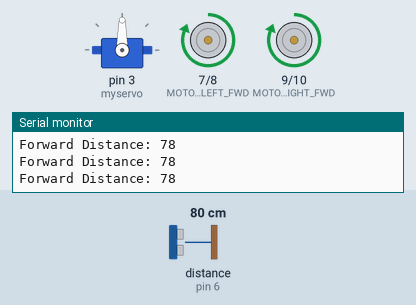
Simulated run of this sketch. Board: Arduino Uno, built with avr-gcc and run on an emulated ATmega328P. On the bench: servo, motor-driver pin pairs drawn as motors (green arrow = first pin HIGH = forward, orange = second pin HIGH = backward, longer = more drive), the last lines printed to the serial monitor. Wiring (inferred from the names in the program): ultrasonic range finder: trigger pin 5; echo pin 6. The inputs (shaded band) are chosen by the test bench; at power-on: distance to the obstacle (sensor on pin 6) 80 cm. The echo pulse lasts 58.3 µs per cm.

Above: at 1.7 s.
1.8 s: distance to the obstacle (sensor on pin 6) set to 35 cm
4.8 s: distance to the obstacle (sensor on pin 6) set to 27 cm
At 6.8 s:
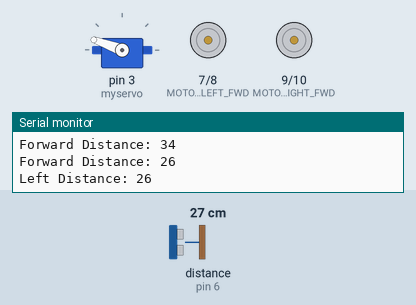
At 7.48 s:
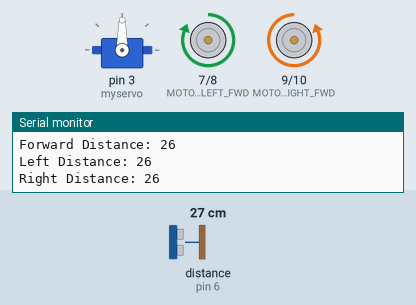
Timing chart, 0 to 13.8 s (numbered marks = the images above; inputs shaded):
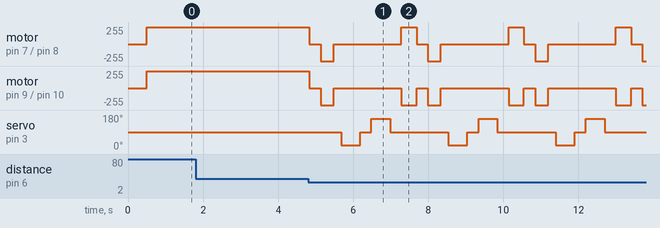

The sketch:

Obstacle_Avoiding_Robot_using_Arduino.ino
```cpp
#include <Servo.h>

// Ultrasonic Pins
#define TRIG_PIN 5
#define ECHO_PIN 6

// Motor Pins
#define MOTOR_LEFT_FWD 7
#define MOTOR_LEFT_BWD 8
#define MOTOR_RIGHT_FWD 9
#define MOTOR_RIGHT_BWD 10

Servo myservo;

void setup() {
  pinMode(TRIG_PIN, OUTPUT);
  pinMode(ECHO_PIN, INPUT);

  pinMode(MOTOR_LEFT_FWD, OUTPUT);
  pinMode(MOTOR_LEFT_BWD, OUTPUT);
  pinMode(MOTOR_RIGHT_FWD, OUTPUT);
  pinMode(MOTOR_RIGHT_BWD, OUTPUT);

  myservo.attach(3);

  Serial.begin(9600);

  // Set servo to center position
  myservo.write(90);
  delay(500);
}

void loop() {
  long distance = getDistance();

  Serial.print("Forward Distance: ");
  Serial.println(distance);

  if (distance <= 30 && distance > 0) {
    stopMotors();
    delay(300);

    moveBackward();
    delay(350);
    stopMotors();
    delay(200);

    // Scan LEFT
    myservo.write(20);
    delay(500);
    long leftDistance = getDistance();
    Serial.print("Left Distance: ");
    Serial.println(leftDistance);

    // Center
    myservo.write(90);
    delay(300);

    // Scan RIGHT
    myservo.write(160);
    delay(500);
    long rightDistance = getDistance();
    Serial.print("Right Distance: ");
    Serial.println(rightDistance);

    // Back to center
    myservo.write(90);
    delay(300);

    // Decision making
    if (leftDistance > rightDistance) {
      turnLeft();
    } else {
      turnRight();
    }

  } else {
    moveForward();
  }
}

// 🔧 Correct Ultrasonic Function
long getDistance() {
  digitalWrite(TRIG_PIN, LOW);
  delayMicroseconds(2);

  digitalWrite(TRIG_PIN, HIGH);
  delayMicroseconds(10);
  digitalWrite(TRIG_PIN, LOW);

  long duration = pulseIn(ECHO_PIN, HIGH, 30000); // timeout

  long distance = duration * 0.034 / 2;

  // If no reading, return large value
  if (distance == 0) return 100;

  return distance;
}

// 🛑 Stop Motors
void stopMotors() {
  digitalWrite(MOTOR_LEFT_FWD, LOW);
  digitalWrite(MOTOR_LEFT_BWD, LOW);
  digitalWrite(MOTOR_RIGHT_FWD, LOW);
  digitalWrite(MOTOR_RIGHT_BWD, LOW);
}

// ⬆️ Move Forward
void moveForward() {
  digitalWrite(MOTOR_LEFT_FWD, HIGH);
  digitalWrite(MOTOR_LEFT_BWD, LOW);
  digitalWrite(MOTOR_RIGHT_FWD, HIGH);
  digitalWrite(MOTOR_RIGHT_BWD, LOW);
}

// ⬇️ Move Backward
void moveBackward() {
  digitalWrite(MOTOR_LEFT_FWD, LOW);
  digitalWrite(MOTOR_LEFT_BWD, HIGH);
  digitalWrite(MOTOR_RIGHT_FWD, LOW);
  digitalWrite(MOTOR_RIGHT_BWD, HIGH);
}

// ⬅️ Turn Left
void turnLeft() {
  digitalWrite(MOTOR_LEFT_FWD, LOW);
  digitalWrite(MOTOR_LEFT_BWD, HIGH);
  digitalWrite(MOTOR_RIGHT_FWD, HIGH);
  digitalWrite(MOTOR_RIGHT_BWD, LOW);
  delay(400);   // adjust if needed
  moveForward();
}

// ➡️ Turn Right
void turnRight() {
  digitalWrite(MOTOR_LEFT_FWD, HIGH);
  digitalWrite(MOTOR_LEFT_BWD, LOW);
  digitalWrite(MOTOR_RIGHT_FWD, LOW);
  digitalWrite(MOTOR_RIGHT_BWD, HIGH);
  delay(400);   // adjust if needed
  moveForward();
}
```

Measured:
- the behaviour switches between 32 and 31 cm on distance to the obstacle (sensor on pin 6) (found by bisection; images 0 and 1)
